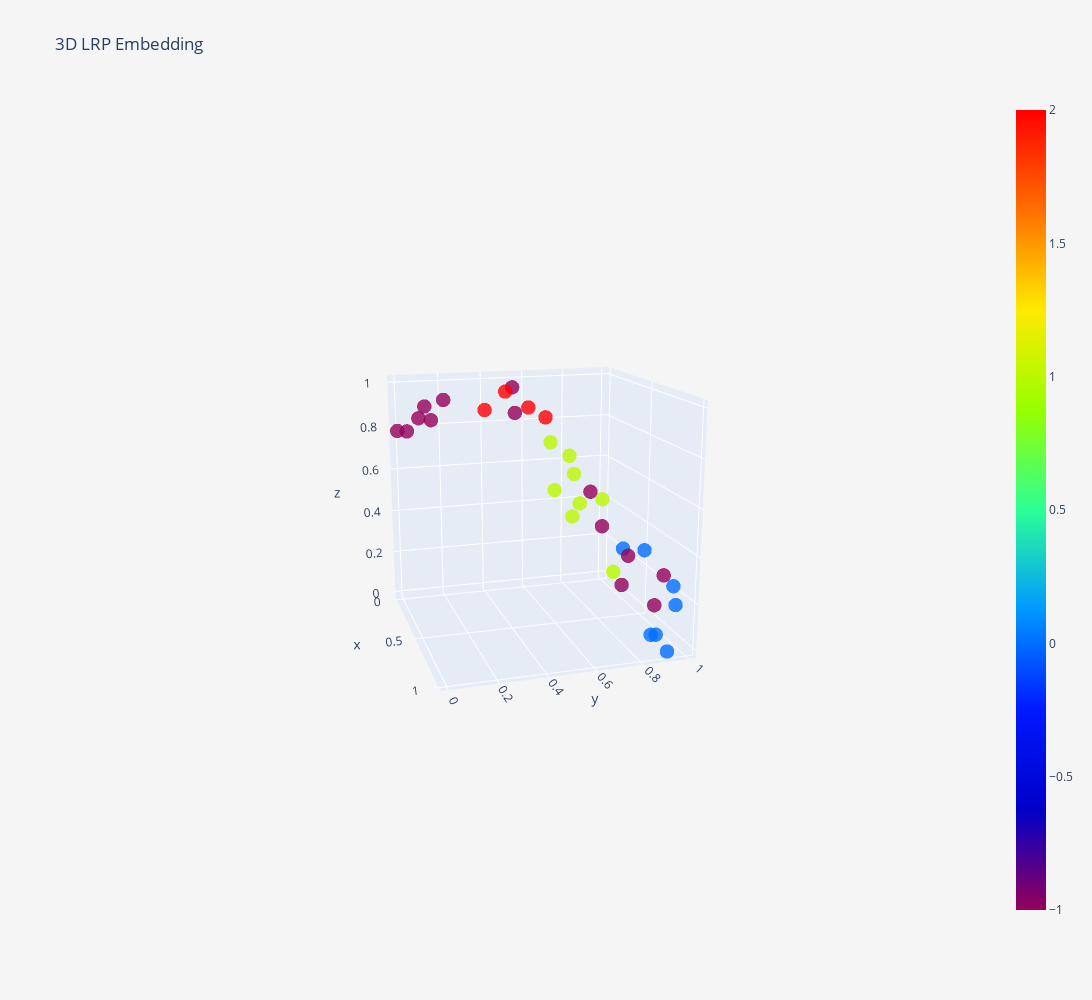

Here is the notebook cell this chart was saved with:
### Code cell
plot_3d_lrp(smote_pipeline.training_lrp[real_ASD_preds], colors=smote_pipeline.clusterer.labels_[real_ASD_preds])

### Figure 1 — Plotly figure (JSON) as saved in the notebook; plotly's stock layout.template omitted (floating-point values rounded to 4 significant figures)
{"data": [{"marker": {"color": [1, -1, 0, -1, 1, 0, -1, -1, 2, 1, 0, -1, -1, -1, -1, 2, 1, -1, 0, 0, 1, -1, -1, 1, 0, 1, -1, 2, 0, -1, -1, 1, 2], "colorscale": [[0, "rgb(150,0,90)"], [0.125, "rgb(0,0,200)"], [0.25, "rgb(0,25,255)"], [0.375, "rgb(0,152,255)"], [0.5, "rgb(44,255,150)"], [0.625, "rgb(151,255,0)"], [0.75, "rgb(255,234,0)"], [0.875, "rgb(255,111,0)"], [1, "rgb(255,0,0)"]], "opacity": 0.8, "showscale": true, "size": 5}, "mode": "markers", "name": "Training", "text": [], "type": "scatter3d", "x": [0.4903, 0.9544, 0.9992, 0.2286, 0.7998, 0.8615, 0.0008604, 0.5328, 0.3314, 0.4976, 0.8561, 0.874, 0.02879, 0, 0.7796, 0.282, 0.6049, 0.05123, 0.914, 1, 0.3702, 0.6902, 0.01225, 0.6028, 0.9195, 0.5701, 0.04946, 0.1732, 0.9358, 0.8697, 0.2778, 0.6608, 0.18], "y": [0.5945, 0.8717, 0.8625, 0.4919, 0.7515, 0.7674, 0, 0.7434, 0.6025, 0.6582, 1.0, 0.9458, 0.09361, 0.04381, 0.8242, 0.5385, 0.7717, 0.2052, 0.9859, 0.9148, 0.6136, 0.7396, 0.1538, 0.6379, 0.8366, 0.6547, 0.1183, 0.3671, 0.8686, 0.7617, 0.4661, 0.6499, 0.4611], "z": [0.5794, 0.1892, 0.07958, 0.8781, 0.294, 0.4116, 0.7822, 0.5717, 0.8696, 0.7287, 0.2241, 0.2834, 0.8405, 0.7778, 0.3505, 0.9087, 0.5542, 0.9222, 0.1628, 0, 0.7649, 0.461, 0.8258, 0.4884, 0.416, 0.6649, 0.8963, 0.8881, 0.05336, 0.2589, 1, 0.5597, 0.9676]}], "layout": {"autosize": false, "height": 1000, "paper_bgcolor": "#F5F5F5", "scene": {"aspectmode": "auto", "aspectratio": {"x": 1.0, "y": 1.0, "z": 1.0}, "camera": {"center": {"x": 0, "y": 0, "z": 0}, "eye": {"x": 3.697, "y": -1.115, "z": 1.054}, "projection": {"type": "perspective"}, "up": {"x": 0, "y": 0, "z": 1}}}, "title": {"text": "3D LRP Embedding"}, "width": 1200}}
